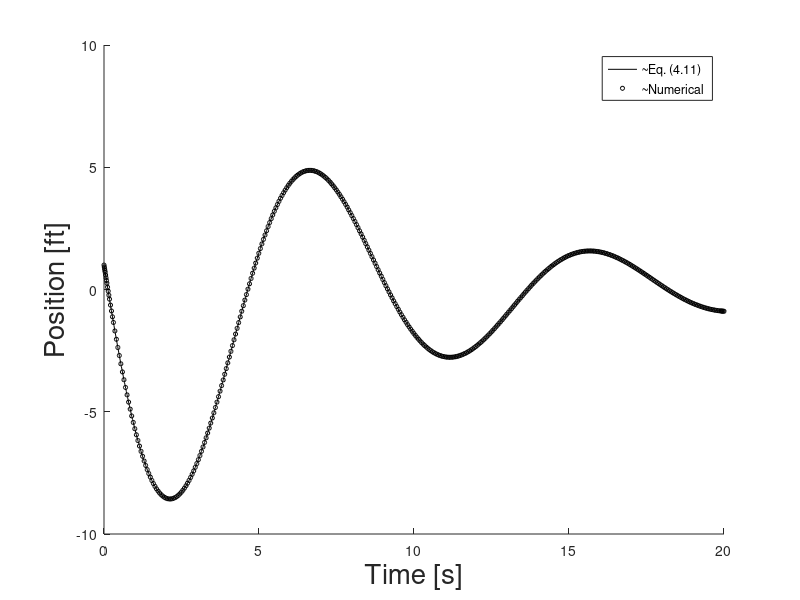

The MATLAB source for this figure: (Note: this script raises an error after producing the figure.)
% Problem 4

clear all
close all
clc

% Define parameters
m = 4;
c = 1;
k = 2;

% Define shorthands
zeta = c./(2.*m);
omega0 = sqrt(k./m);

% Define initial conditons
x0 = 1;
v0 = -8;

% Define analytical solution
t = linspace( 0, 20, 1000 );
omega1 = abs( sqrt( zeta^(2) - omega0.^(2) ) );
C1 = 1;
C2 = ( -8 + 1./8 )./omega1;
xAnalytical = exp( -zeta.*t ).*( ...
    C1.*cos( omega1.*t ) + C2.*sin( omega1.*t ) ...
    );

% Plot analytical solution


% Compute numerical solution as a check
eom = @(tVar, xVar)  [xVar(2); -(c./m).*xVar(2) - (k./m).*xVar(1)];
initialConditions = [x0; v0]; % Initial conditions
tRange = [min(t), max(t)];
tSpan = max(t) - min(t);
odeOptions = odeset( ...
    'reltol', 1E-6, ...
    'abstol', 1E-6, ...
    'maxstep', tSpan./100 ...
    );
[ tNum, xNum ] = ode45( eom, tRange, initialConditions, odeOptions);

figure(1)
hold on;
plot( t, xAnalytical, 'k' );
plot( tNum, xNum(:, 1), 'ko', 'MarkerSize', 3);
xlabel( 'Time [s]', 'FontSize', 20 );
ylabel( 'Position [ft]', 'FontSize', 20  );


% Add legend
legH = legend( '~Eq. (4.11)', '~Numerical' );
legH.FontSize = 20;

    

